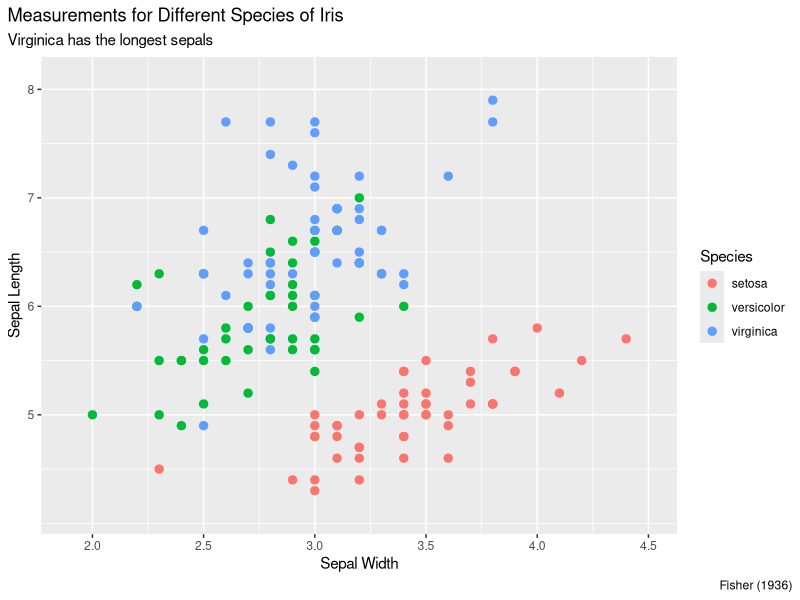

This figure's R source:
library(ggplot2)

iris_plot <- ggplot(
  iris,
  aes(x = Sepal.Width, y = Sepal.Length, color = Species)
) +
  geom_point(size = 2.5) +
  scale_color_manual(
    name = "Species",
    breaks = c("setosa", "versicolor", "virginica"),
    values = c(
      setosa = "#F8766D",
      versicolor = "#00BA38",
      virginica = "#619CFF"
    )
  ) +
  scale_x_continuous(
    limits = c(1.9, 4.5),
    breaks = seq(2.0, 4.5, by = 0.5)
  ) +
  scale_y_continuous(
    limits = c(4.1, 8.1),
    breaks = 5:8
  ) +
  labs(
    title = "Measurements for Different Species of Iris",
    subtitle = "Virginica has the longest sepals",
    x = "Sepal Width",
    y = "Sepal Length",
    caption = "Fisher (1936)"
  ) +
  theme_gray() +
  theme(
    plot.title.position = "plot",
    plot.caption.position = "plot",
    plot.title = element_text(hjust = 0),
    plot.subtitle = element_text(hjust = 0),
    plot.caption = element_text(hjust = 1),
    legend.position = "right"
  )

ggsave(
  filename = "iris_scatterplot.png",
  plot = iris_plot,
  width = 10,
  height = 7.5,
  units = "in",
  dpi = 100
)
